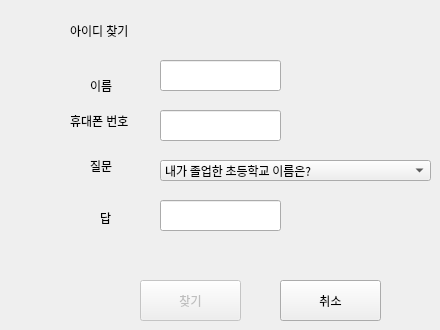
      <widget class="QWidget" name="tab">
       <attribute name="title">
        <string>아이디 찾기</string>
       </attribute>
       <widget class="QLabel" name="id_question">
        <property name="geometry">
         <rect>
          <x>150</x>
          <y>190</y>
          <width>241</width>
          <height>16</height>
         </rect>
        </property>
        <property name="text">
         <string/>
        </property>
       </widget>
       <widget class="QLabel" name="label_63">
        <property name="geometry">
         <rect>
          <x>70</x>
          <y>110</y>
          <width>81</width>
          <height>21</height>
         </rect>
        </property>
        <property name="text">
         <string>휴대폰 번호</string>
        </property>
       </widget>
       <widget class="QLineEdit" name="answer_id_lookup">
        <property name="geometry">
         <rect>
          <x>160</x>
          <y>200</y>
          <width>121</width>
          <height>31</height>
         </rect>
        </property>
       </widget>
       <widget class="QPushButton" name="btn_id_cancel">
        <property name="geometry">
         <rect>
          <x>280</x>
          <y>280</y>
          <width>101</width>
          <height>41</height>
         </rect>
        </property>
        <property name="text">
         <string>취소</string>
        </property>
       </widget>
       <widget class="QLabel" name="label_64">
        <property name="geometry">
         <rect>
          <x>90</x>
          <y>80</y>
          <width>56</width>
          <height>12</height>
         </rect>
        </property>
        <property name="text">
         <string>이름</string>
        </property>
       </widget>
       <widget class="QLabel" name="label_65">
        <property name="geometry">
         <rect>
          <x>90</x>
          <y>160</y>
          <width>56</width>
          <height>12</height>
         </rect>
        </property>
        <property name="text">
         <string>질문</string>
        </property>
       </widget>
       <widget class="QLineEdit" name="tel_id_lookup">
        <property name="geometry">
         <rect>
          <x>160</x>
          <y>110</y>
          <width>121</width>
          <height>31</height>
         </rect>
        </property>
       </widget>
       <widget class="QLabel" name="label_66">
        <property name="geometry">
         <rect>
          <x>100</x>
          <y>210</y>
          <width>21</width>
          <height>16</height>
         </rect>
        </property>
        <property name="text">
         <string>답 </string>
        </property>
       </widget>
       <widget class="QLineEdit" name="name_id_lookup">
        <property name="geometry">
         <rect>
          <x>160</x>
          <y>60</y>
          <width>121</width>
          <height>31</height>
         </rect>
        </property>
       </widget>
       <widget class="QLabel" name="label_67">
        <property name="geometry">
         <rect>
          <x>70</x>
          <y>20</y>
          <width>111</width>
          <height>21</height>
         </rect>
        </property>
        <property name="text">
         <string>아이디 찾기</string>
        </property>
       </widget>
       <widget class="QPushButton" name="btn_id_lookup">
        <property name="enabled">
         <bool>false</bool>
        </property>
        <property name="geometry">
         <rect>
          <x>140</x>
          <y>280</y>
          <width>101</width>
          <height>41</height>
         </rect>
        </property>
        <property name="text">
         <string>찾기</string>
        </property>
       </widget>
       <widget class="QComboBox" name="combo_id">
        <property name="geometry">
         <rect>
          <x>160</x>
          <y>160</y>
          <width>271</width>
          <height>21</height>
         </rect>
        </property>
        <property name="font">
         <font>
          <family>돋움체</family>
         </font>
        </property>
        <item>
         <property name="text">
          <string>내가 졸업한 초등학교 이름은?</string>
         </property>
        </item>
        <item>
         <property name="text">
          <string>가장 좋아하는 책의 제목은?</string>
         </property>
        </item>
        <item>
         <property name="text">
          <string>가장 좋아하는 작가의 이름은?</string>
         </property>
        </item>
        <item>
         <property name="text">
          <string>내가 제일 존경하는 인물은?</string>
         </property>
        </item>
       </widget>
      </widget>
